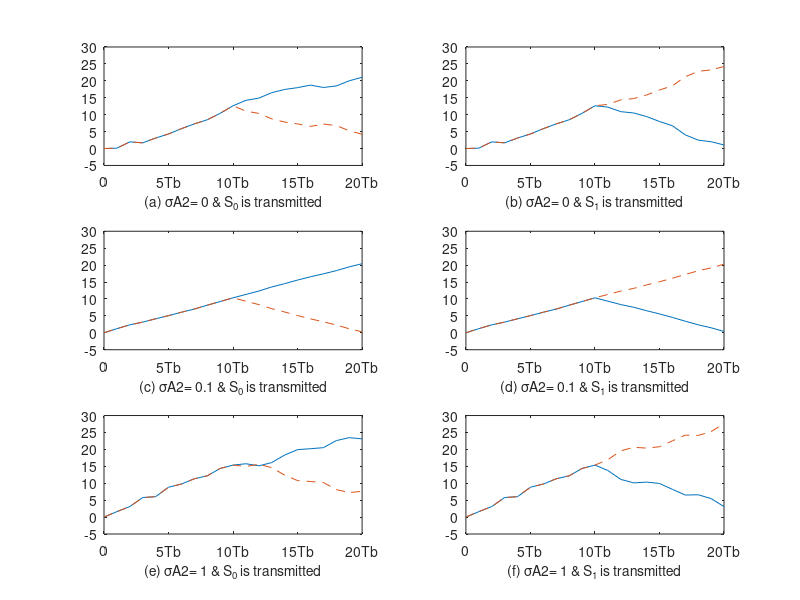

Here is the MATLAB script that generated this plot: (Note: this script raises an error after producing the figure.)
% MATLAB script for Illustrative Problem 5.2
% Initialization:
K = 20; % Number of samples
A = 1; % Signal amplitude
l = 0:K;
% Defining signal waveforms:
s_0 = A * ones(1, K);
s_1 = [A * ones(1, K/2), -A * ones(1, K/2)];
% Initialize output signals:
r_0 = zeros(1, K);
r_1 = zeros(1, K);
% Case 1: noise-N(0, 0)
noise = randn(1, K);
% Sub-case s = s_0:
s = s_0;
r = s + noise; % received signal
for n = 1:K
r_0(n) = sum(r(1:n) .* s_0(1:n));
r_1(n) = sum(r(1:n) .* s_1(1:n));
end
% Plotting the results:
subplot(3, 2, 1)
plot(0:K, [0, r_0], '-', 0:K, [0, r_1], '--')
set(gca, 'XTickLabel', {'0', '5Tb', '10Tb', '15Tb', '20Tb'})
axis([0, 20, -5, 30])
xlabel('(a) \sigmaA2= 0 & S_{0} is transmitted', 'fontsize', 10)
% Sub-case s = s_1:
s = s_1;
r = s + noise; % received signal
for n = 1:K
r_0(n) = sum(r(1:n) .* s_0(1:n));
r_1(n) = sum(r(1:n) .* s_1(1:n));
end
% Plotting the results:
subplot(3, 2, 2)
plot(0:K, [0, r_0], '-', 0:K, [0, r_1], '--')
set(gca, 'XTickLabel', {'0', '5Tb', '10Tb', '15Tb', '20Tb'})
axis([0, 20, -5, 30])
xlabel('(b) \sigmaA2= 0 & S_{1} is transmitted', 'fontsize', 10)
% Case 2: noise-N(0, 0.1)
noise = 0.1 * randn(1, K);
% Sub-case s = s_0:
s = s_0;
r = s + noise; % received signal
for n = 1:K
r_0(n) = sum(r(1:n) .* s_0(1:n));
r_1(n) = sum(r(1:n) .* s_1(1:n));
end
% Plotting the results:
subplot(3, 2, 3)
plot(0:K, [0, r_0], '-', 0:K, [0, r_1], '--')
set(gca, 'XTickLabel', {'0', '5Tb', '10Tb', '15Tb', '20Tb'})
axis([0, 20, -5, 30])
xlabel('(c) \sigmaA2= 0.1 & S_{0} is transmitted', 'fontsize', 10)
% Sub-case s = s_1:
s = s_1;
r = s + noise; % received signal
for n = 1:K
r_0(n) = sum(r(1:n) .* s_0(1:n));
r_1(n) = sum(r(1:n) .* s_1(1:n));
end
% Plotting the results:
subplot(3, 2, 4)
plot(0:K, [0, r_0], '-', 0:K, [0, r_1], '--')
set(gca, 'XTickLabel', {'0', '5Tb', '10Tb', '15Tb', '20Tb'})
axis([0, 20, -5, 30])
xlabel('(d) \sigmaA2= 0.1 & S_{1} is transmitted', 'fontsize', 10)
% Case 3: noise-N(0, 1)
noise = randn(1, K);
% Sub-case s = s_0:
s = s_0;
r = s + noise; % received signal
for n = 1:K
r_0(n) = sum(r(1:n) .* s_0(1:n));
r_1(n) = sum(r(1:n) .* s_1(1:n));
end
% Plotting the results:
subplot(3, 2, 5)
plot(0:K, [0, r_0], '-', 0:K, [0, r_1], '--')
set(gca, 'XTickLabel', {'0', '5Tb', '10Tb', '15Tb', '20Tb'})
axis([0, 20, -5, 30])
xlabel('(e) \sigmaA2= 1 & S_{0} is transmitted', 'fontsize', 10)
% Sub-case s = s_1:
s = s_1;
r = s + noise; % received signal
for n = 1:K
r_0(n) = sum(r(1:n) .* s_0(1:n));
r_1(n) = sum(r(1:n) .* s_1(1:n));
end
% Plotting the results:
subplot(3, 2, 6)
plot(0:K, [0, r_0], '-', 0:K, [0, r_1], '--')
set(gca, 'XTickLabel', {'0', '5Tb', '10Tb', '15Tb', '20Tb'})
axis([0, 20, -5, 30])
xlabel('(f) \sigmaA2= 1 & S_{1} is transmitted', 'fontsize', 10)
% Display the plots
subtitle('Signal Detection Scenarios')